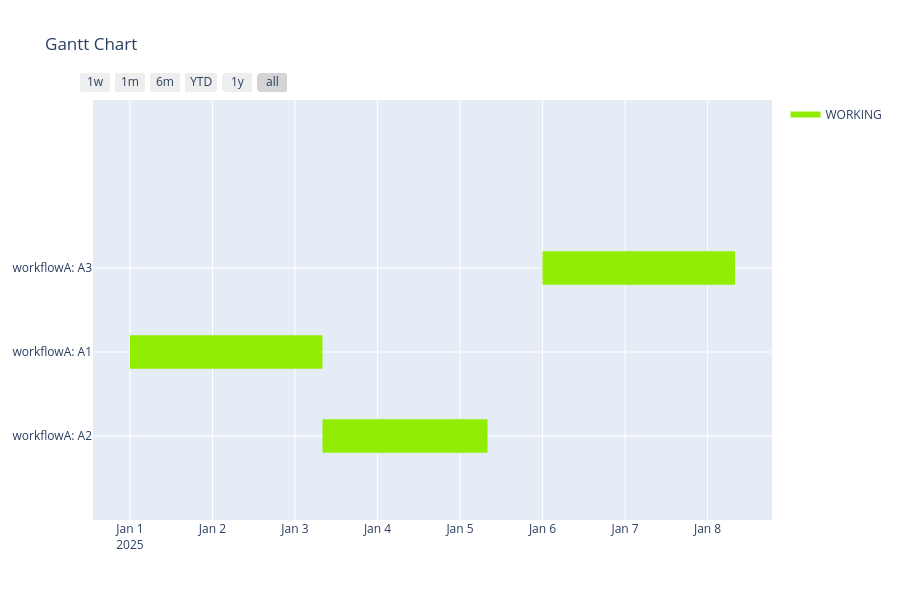

Notebook cell for this chart:
### Code cell
workflowA.create_gantt_plotly(project.init_datetime, project.unit_timedelta).show()

### Figure 1 — Plotly figure (JSON) as saved in the notebook; plotly's stock layout.template omitted (floating-point values rounded to 4 significant figures)
{"data": [{"fill": "toself", "fillcolor": "rgb(146, 237, 5)", "hoverinfo": "name", "legendgroup": "rgb(146, 237, 5)", "mode": "none", "name": "WORKING", "type": "scatter", "x": ["2025-01-06 00:00:00", "2025-01-08 08:00:00", "2025-01-08 08:00:00", "2025-01-06 00:00:00", "2025-01-06 00:00:00", "2025-01-01 00:00:00", "2025-01-03 08:00:00", "2025-01-03 08:00:00", "2025-01-01 00:00:00", "2025-01-01 00:00:00", "2025-01-03 08:00:00", "2025-01-05 08:00:00", "2025-01-05 08:00:00", "2025-01-03 08:00:00"], "y": [1.8, 1.8, 2.2, 2.2, null, 0.8, 0.8, 1.2, 1.2, null, -0.2, -0.2, 0.2, 0.2]}, {"legendgroup": "rgb(146, 237, 5)", "marker": {"color": "rgb(146, 237, 5)", "opacity": 0, "size": 1}, "mode": "markers", "name": "", "showlegend": false, "text": [null, null, null, null, null, null], "type": "scatter", "x": ["2025-01-06 00:00:00", "2025-01-08 08:00:00", "2025-01-01 00:00:00", "2025-01-03 08:00:00", "2025-01-03 08:00:00", "2025-01-05 08:00:00"], "y": [2, 2, 1, 1, 0, 0]}], "layout": {"height": 600, "hovermode": "closest", "showlegend": true, "title": {"text": "Gantt Chart"}, "xaxis": {"rangeselector": {"buttons": [{"count": 7, "label": "1w", "step": "day", "stepmode": "backward"}, {"count": 1, "label": "1m", "step": "month", "stepmode": "backward"}, {"count": 6, "label": "6m", "step": "month", "stepmode": "backward"}, {"count": 1, "label": "YTD", "step": "year", "stepmode": "todate"}, {"count": 1, "label": "1y", "step": "year", "stepmode": "backward"}, {"step": "all"}]}, "showgrid": true, "type": "date", "zeroline": false}, "yaxis": {"autorange": false, "range": [-1, 4], "showgrid": true, "ticktext": ["workflowA: A2", "workflowA: A1", "workflowA: A3"], "tickvals": [0, 1, 2], "zeroline": false}}}
